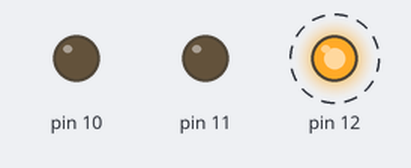
Bench run of a sketch on a simulated Arduino Uno, built with avr-gcc and run on an emulated ATmega328P. On the bench: output pins drawn as LEDs (lit = HIGH). Dashed ring = blinking.

Above: at 0.2 s.
Timing chart, 0 to 3.0 s (numbered marks = the images above):
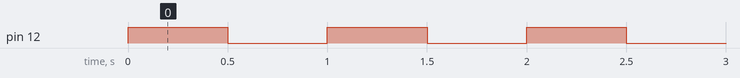

Measured:
- by itself, pin 12: alternates HIGH for 0.50 s and LOW for 0.50 s

The sketch:

LEDTEST.ino
```cpp
void setup() {
  pinMode(10, OUTPUT);
  pinMode(11, OUTPUT);
  pinMode(12, OUTPUT);

}

void loop() {
  digitalWrite(12, HIGH);
  delay(500);
  digitalWrite(12, LOW);
  delay(500);

}
```
